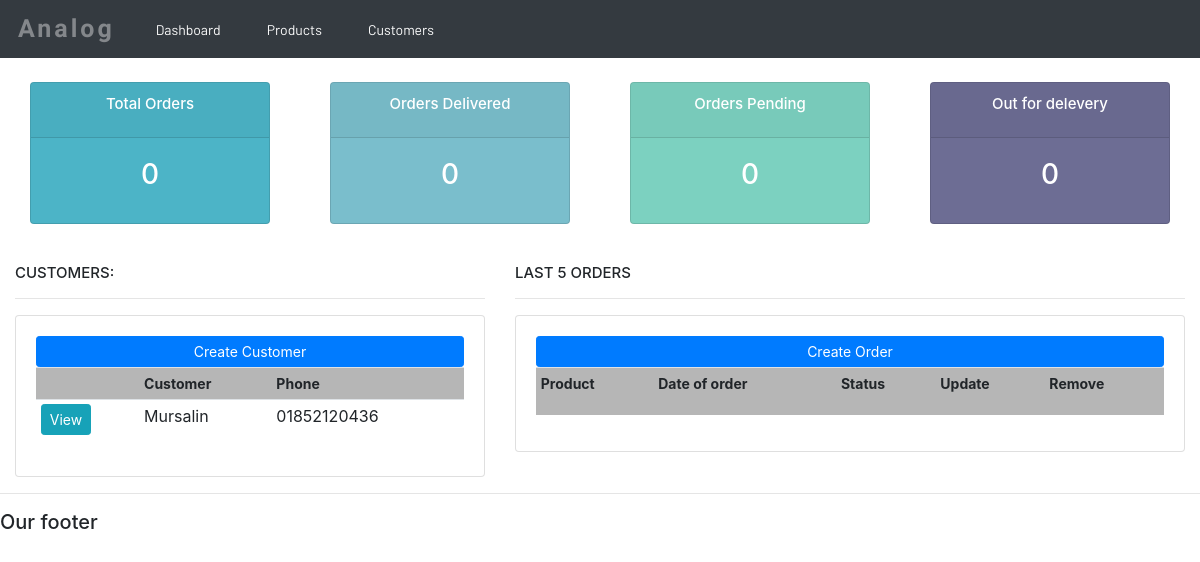
Before: / with the older database file.
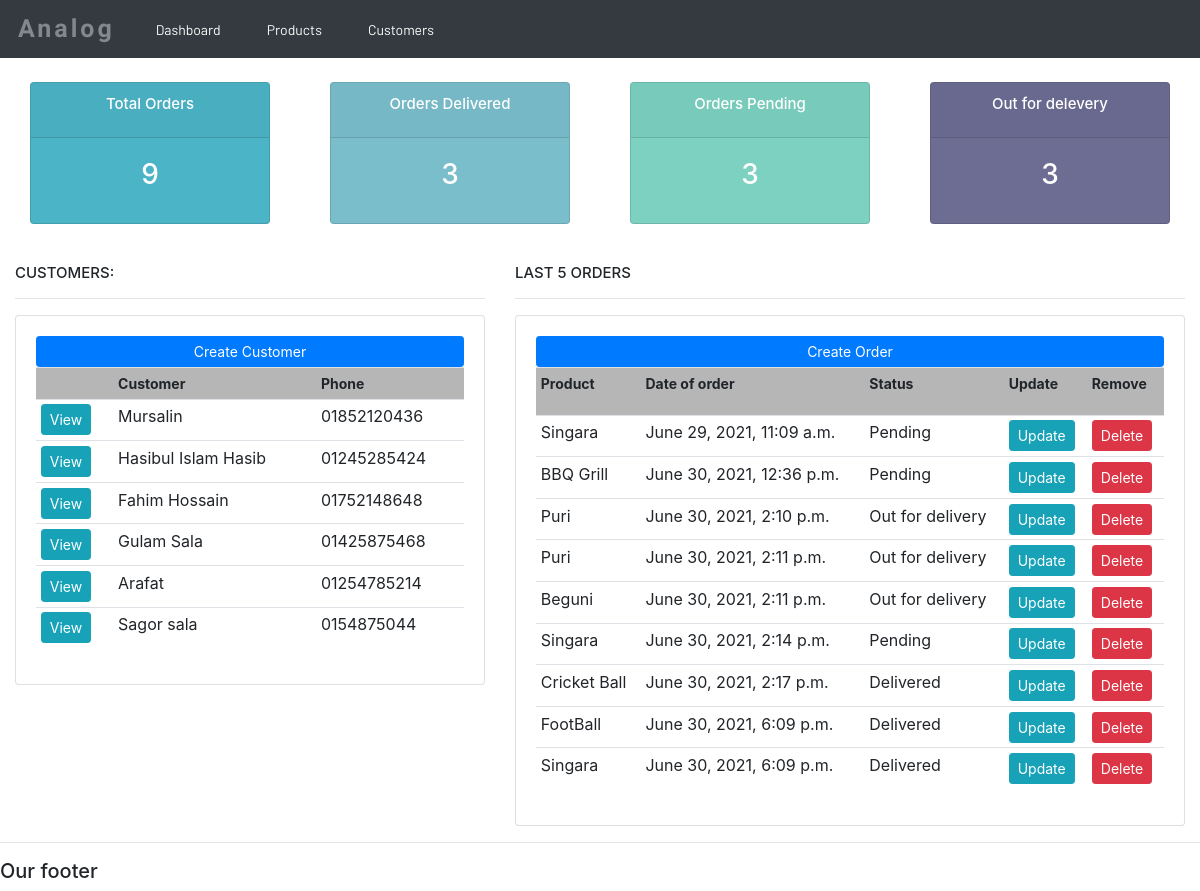
After: the same page with the newer database file.
### analog/models.py (models this page shows, shortened)
class Customer(models.Model):
    name = models.CharField(max_length=200, null=True)
    phone = models.CharField(max_length=11, null=True)
    email = models.CharField(max_length=50, null=True)
    date_created = models.DateTimeField(auto_now_add=True)

class Order(models.Model):
    STATUS = (
        ('Pending', 'Pending'),
        ('Out for delivery', 'Out for delivery'),
        ('Delivered', 'Delivered'),
    )
    customer = models.ForeignKey(Customer, null=True, on_delete=models.SET_NULL)
    product = models.ForeignKey(Product, null=True, on_delete=models.SET_NULL)
    date_creates = models.DateTimeField(auto_now_add=True)
    status = models.CharField(max_length=200, null=True, choices=STATUS)

class Product(models.Model):
    CATAGORY = (
        ('Indoor', 'Indoor'),
        ('Out Door', 'Out Door'),
    )
    name = models.CharField(max_length=200, null=True)
    price = models.FloatField(null=True)
    catagory = models.CharField(max_length=200, null=True, choices=CATAGORY)
    description = models.CharField(max_length=200, null=True, blank=True)
    date_creates = models.DateTimeField(auto_now_add=True)
    tags = models.ManyToManyField(Tag)
    def __str__(self):
        return self.name

### analog/views.py (the view)
# urls.py: path('',views.home,name='home'),
def home(request):
    orders = Order.objects.all()
    customers = Customer.objects.all()
    d = Order.objects.filter(status="Delivered")
    context = {
        'order': orders,
        'customer': customers,
        'delevered': d,
        'pending': Order.objects.filter(status="Pending"),
        'out': Order.objects.filter(status="Out for delivery")
    }
    return render(request, "analog/dashboard.html", context)

### templates/analog/dashboard.html
{%  extends 'analog/main.html' %}
{% block content %}
{% load static %}
{%  include 'analog/status.html' %}
<br>
<div class="row">
	<div class="col-md-5">
		<h5 style="font-size: 15px;">CUSTOMERS:</h5>
		<hr>
		<div class="card card-body">
			<a class="btn btn-primary  btn-sm btn-block" href="">Create Customer</a>
			<table class="table table-sm">
				<tr style="background-color: rgba(0, 0, 0, 0.286);">
					<th></th>
					<th style="font-size: 14px;">Customer</th>
					<th style="font-size: 14px;">Phone</th>
				</tr>
				{% for i in customer %}
					<tr>
						<td><a href="{% url 'customer' i.id %}" class="btn btn-sm btn-info">View</a> </td>
						<td>{{ i.name }}</td>
						<td>{{ i.phone }}</td>
					</tr>
				{% endfor %}
			</table>
		</div>
	</div>
	<div class="col-md-7">
		<h5 style="font-size: 15px;">LAST 5 ORDERS</h5>
		<hr>
		<div class="card card-body">
			<a class="btn btn-primary  btn-sm btn-block" href="{% url 'create_order' %}">Create Order</a>
			<table class="table table-sm">
				<tr style="background-color: rgba(0, 0, 0, 0.286);">
					<th><p style="font-size: 14px;">Product</p></th>
					<th><p style="font-size: 14px;">Date of order</p></th>
					<th><p style="font-size: 14px;">Status</p></th>
					<th><p style="font-size: 14px;">Update</p></th>
					<th><p style="font-size: 14px;">Remove</p></th>
				</tr>
				{% for i in order %}
					<tr>
						<td>{{ i.product }}</td>
						<td>{{ i.date_creates }}</td>
						<td>{{ i.status }}</td>
						<td><a href="{% url 'update_order' i.id %}" class="btn btn-sm btn-info">Update</a></td>
					<td><a href="{% url 'delete_order' i.id %}" class="btn btn-sm btn-danger">Delete</a></td>
					</tr>
				{% endfor %}
			</table>
		</div>
	</div>
</div>
{% endblock %}

Changed rows visible on the page:
added Customer: name "Hasibul Islam Hasib", phone "01245285424"
added Customer: name "Fahim Hossain", phone "01752148648"
added Customer: name "Gulam Sala", phone "01425875468"
added Customer: name "Arafat", phone "01254785214"
added Customer: name "Sagor sala", phone "0154875044"
added Order: product "Singara", date_creates "June 29, 2021, 11:09 a.m.", status "Pending"
added Order: product "BBQ Grill", date_creates "June 30, 2021, 12:36 p.m.", status "Pending"
added Order: product "Puri", date_creates "June 30, 2021, 2:10 p.m.", status "Out for delivery"
added Order: product "Puri", date_creates "June 30, 2021, 2:11 p.m.", status "Out for delivery"
added Order: product "Beguni", date_creates "June 30, 2021, 2:11 p.m.", status "Out for delivery"
added Order: product "Singara", date_creates "June 30, 2021, 2:14 p.m.", status "Pending"
added Order: product "Cricket Ball", date_creates "June 30, 2021, 2:17 p.m.", status "Delivered"
added Order: product "FootBall", date_creates "June 30, 2021, 6:09 p.m.", status "Delivered"
added Order: product "Singara", date_creates "June 30, 2021, 6:09 p.m.", status "Delivered"
Other visible differences:
{{ order|length }}: "0" → "9"
{{ delevered|length }}: "0" → "3"
{{ pending|length }}: "0" → "3"
{{ out|length }}: "0" → "3"
